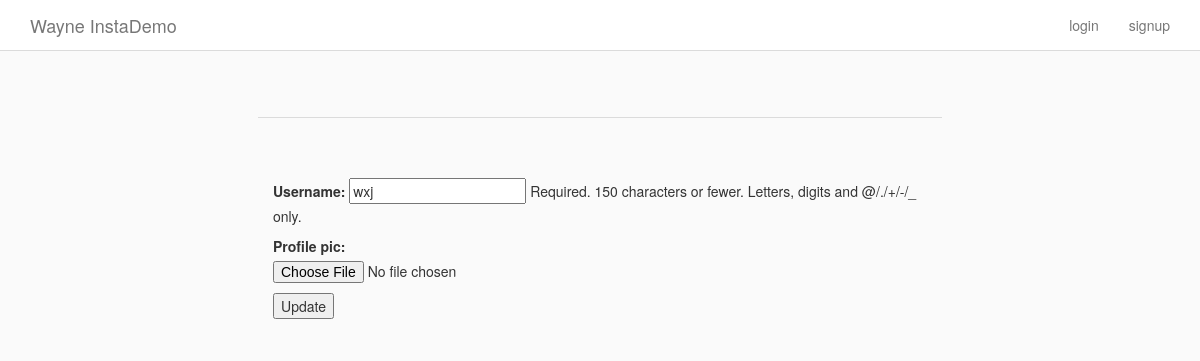
The app's page /edit_profile/2/, older data.
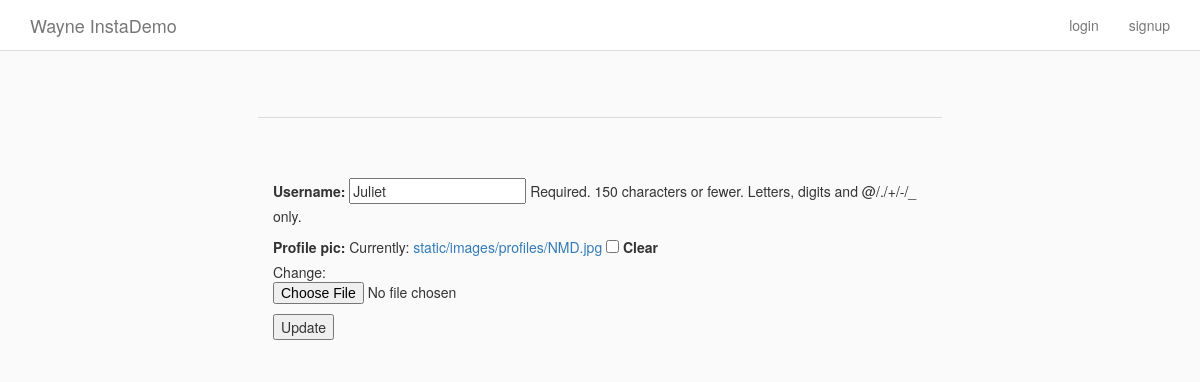
The same page, newer data.
### Insta/models.py (models this page shows, shortened)
class InstaUser(AbstractUser):
    profile_pic = ProcessedImageField(
        upload_to = 'static/images/profiles',
        format = 'JPEG',
        blank = True,
        null = True,
    )

### Insta/views.py (the view)
# urls.py: path('edit_profile/<int:pk>/', EditProfile.as_view(), name='edit_profile'),
class EditProfile(UpdateView):
    model = InstaUser
    template_name = "edit_profile.html"
    fields = ('username', 'profile_pic',)

### templates/edit_profile.html (shortened to what this page needs)
{% extends 'base.html' %}
{% block content %}
<div class="row profile-settings">
  <div class="col-xs-12">
    <div class="profile-pic-name">
    </div>
    <form action="" method="post" enctype="multipart/form-data">
        {{ form.as_p }}
        <input type="submit" value="Update" />
    </form>
  </div>
</div>
{% endblock content %}

Row changes from the older to the newer data that the page shows:
changed InstaUser: username "wxj" → "Juliet"
Text that changed along with them:
form field as_p: (not shown) → "☐"
text no longer shown: "Username: Required. 150 characters or fewer. Letters, digits and @/./+/-/_ only. Profile pic:"
text now shown: "Username: Required. 150 characters or fewer. Letters, digits and @/./+/-/_ only. Profile pic: Currently: static/images/profiles/NMD.jpg Clear Change:"
